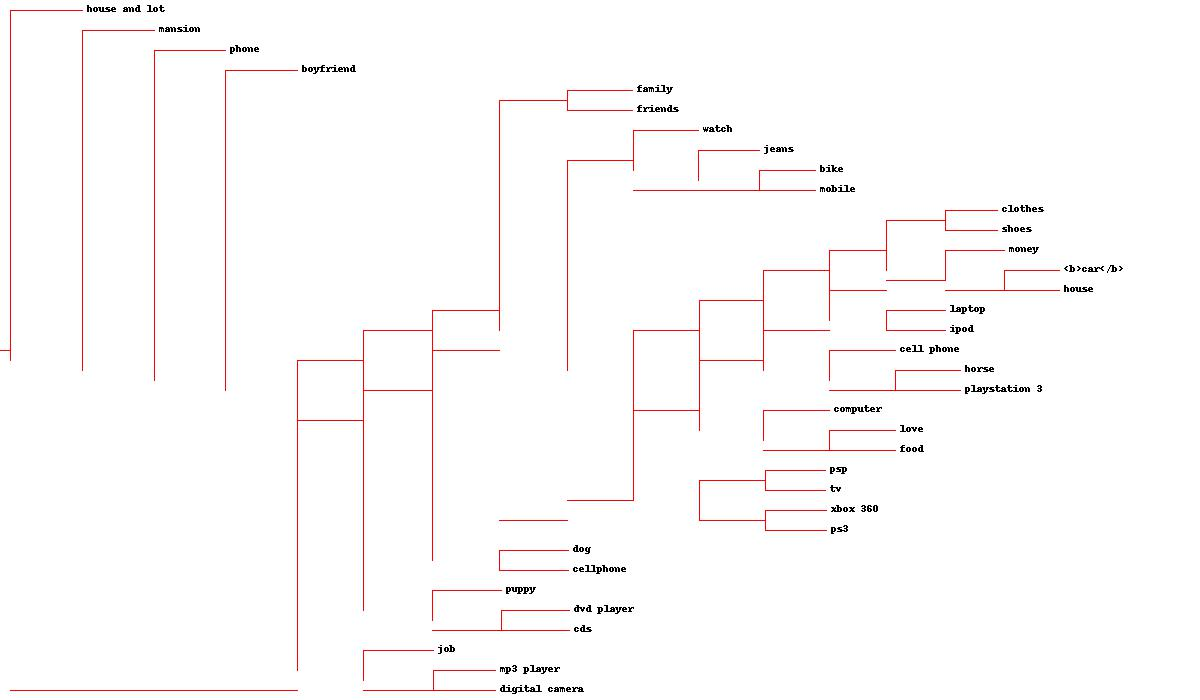

Generate this figure with Python:
import random
from PIL import Image, ImageDraw

class Bicluster(object):

	def __init__(self, vec, left=None, right=None,
		distance=0.0, id=None):

		self.left = left
		self.right = right
		self.vec = vec
		self.id = id
		self.distance = distance

def get_height(cluster):
	# Is this an endpoint? If so, height == 1
	if cluster.left == None and cluster.right == None:
		return 1

	# Otherwise, height == sum of heights of each branch
	return get_height(cluster.left) + get_height(cluster.right)

def get_depth(cluster):
	# the distance of an endpoint is 0.0
	if cluster.left == None and cluster.right == None:
		return 0

	# the distance of a branch is the greater of its two
	# sides plus its own distance
	return max(get_depth(cluster.left), get_depth(cluster.right)) + cluster.distance

def draw_dendrogram(cluster, labels, jpeg='clusters.jpg'):
	# height and width
	height = get_height(cluster) * 20
	width = 1200
	depth = get_depth(cluster)

	# width is fixed, so scale distances accordingly
	scaling = float(width - 150) / depth

	# create a new image with a white background
	img = Image.new('RGB', (width, height), 
		(255, 255, 255))
	draw = ImageDraw.Draw(img)

	draw.line( (0, height/2, 10, height/2), fill=(255, 0 , 0) )

	# Draw the first node
	draw_node(draw, cluster, 10, (height/2), scaling, labels)
	img.save(jpeg, 'JPEG')

def draw_node(draw, cluster, x, y, scaling, labels):
	if cluster.id < 0:
		h1 = get_height(cluster.left) * 20
		h2 = get_height(cluster.right) * 20
		top = y - (h1 + h2) / 2
		bottom = y + (h1 + h2) / 2

		# line length
		ll = cluster.distance * scaling

		# vertical line from this cluster to children
		draw.line((x, top+h1/2, x, bottom-h2/2), fill=(255, 0, 0))

		# horizontal line to left item
		draw.line((x, top+h1/2, x+ll, top+h1/2), fill=(255, 0, 0))

		# horizontal line to right item
		draw.line((x, bottom-h1/2, x+ll, bottom-h1/2), fill=(255, 0, 0))

		# draw left and right nodes
		draw_node(draw, cluster.left, x+ll, top+h1/2, scaling, labels)
		draw_node(draw, cluster.right, x+ll, bottom-h2/2, scaling, labels)

	else:
		# if this is an endpoint, draw the item label
		draw.text((x+5, y-7), labels[cluster.id], (0,0,0))


def readfile(filename):
	lines = [line for line in file(filename)]

	# First line is the column titles
	colnames = lines[0].strip().split('\t')[1:]
	rownames = [] # ie, blognames
	data = [] #list of lists. each list is counts of tokens for blog

	for line in lines[1:]:
		p = line.strip().split('\t') # p... real descriptive!

		# first column in each row is the rowname (ie, blogname)
		rownames.append(p[0])

		# data is token counts
		data.append([float(x) for x in p[1:]])

	return rownames, colnames, data

from math import sqrt
def pearson(v1, v2):

	# simple sums
	sum1 = sum(v1)
	sum2 = sum(v2)

	# sums of the squares
	sum1sq = sum([pow(v, 2) for v in v1])
	sum2sq = sum([pow(v, 2) for v in v2])

	# sum of products
	psum = sum([v1[i] * v2[i] for i in range(len(v1))])

	# calculate the Pearson score
	num = psum - (sum1 * sum2 / len(v1))
	den = sqrt((sum1sq - pow(sum1, 2) / len(v1)) * (sum2sq - pow(sum2, 2) / len(v1)))

	if den == 0:
		return 0

	return 1.0 - num / den

def printclust(clust, labels=None, n=0):
	# indent to make a hierarchy layout
	for i in range(n):
		print ' ',

	if clust.id < 0:
		# negative means that this cluster is a branch
		print '-'

	else:
		# positive id means that this is an endpoint
		if labels == None:
			print clust.id
		else:
			print labels[clust.id]

	# now print the left and right branches, recursively
	if clust.left != None:
		printclust(clust.left, labels=labels, n=n+1)

	if clust.right!= None:
		printclust(clust.right, labels=labels, n=n+1)

def hcluster(rows, distance=pearson):

	distances = {}
	currentclustid = -1

	# clusters are initially just the rows
	clust = [Bicluster(rows[i], id=i) for i in range(len(rows))]

	while len(clust) > 1:
		lowestpair = (0, 1)
		closest = distance(clust[0].vec, clust[1].vec)

		# loop through every pair looking for the smallest distance
		for i in range(len(clust)):
			for j in range(i+1, len(clust)):
				# distances is the cache of distance calculations
				if (clust[i].id, clust[j].id) not in distances:
					distances[(clust[i].id, clust[j].id)] = distance(clust[i].vec, clust[j].vec)

				d = distances[(clust[i].id, clust[j].id)]

				if d < closest:
					closest = d
					lowestpair = (i, j)

		# calculate the average of the two clusters
		mergevec = [(clust[lowestpair[0]].vec[i] + clust[lowestpair[1]].vec[i]) / 2.0
			for i in range(len(clust[0].vec))]

		# create new cluster
		newcluster = Bicluster(mergevec, left=clust[lowestpair[0]],
			right=clust[lowestpair[1]], distance=closest,
			id=currentclustid)

		# cluster ids that weren't in the original set are negative
		currentclustid -= 1
		del clust[lowestpair[1]]
		del clust[lowestpair[0]]
		clust.append(newcluster)

	return clust[0]

def kcluster(rows, distance=pearson, k=4):
	# determine the min and max values for each point
	ranges = [(min([row[i] for row in rows]), max([row[i] for row in rows])) 
				for i in range(len(rows[0]))]

	# create k randomly placed centroids
	clusters = [[random.random() * (ranges[i][1] - ranges[i][0]) + ranges[i][0] 
				for i in range(len(rows[0]))] for j in range(k)]

	lastmatches = None
	for t in range(100):
		print 'Iteration %d' % t
		bestmatches = [[] for i in range(k)]

		# find which centroid is the closest for each row
		for j in range(len(rows)):
			row = rows[j]
			bestmatch = 0
			for i in range(k):
				d = distance(clusters[i], row)
				if d < distance(clusters[bestmatch], row):
					bestmatch = i
			bestmatches[bestmatch].append(j)

		# if results are same as last time, this is complete
		if bestmatches == lastmatches:
			break
		lastmatches = bestmatches

		# move the centroids to the average of their members
		for i in range(k):
			avgs = [0.0] * len(rows[0])
			if len(bestmatches[i]) > 0:
				for rowid in bestmatches[i]:
					for m in range(len(rows[rowid])):
						avgs[m] += rows[rowid][m]
				for j in range(len(avgs)):
					avgs[j] /= len(bestmatches[i])

				clusters[i] = avgs


	return bestmatches
